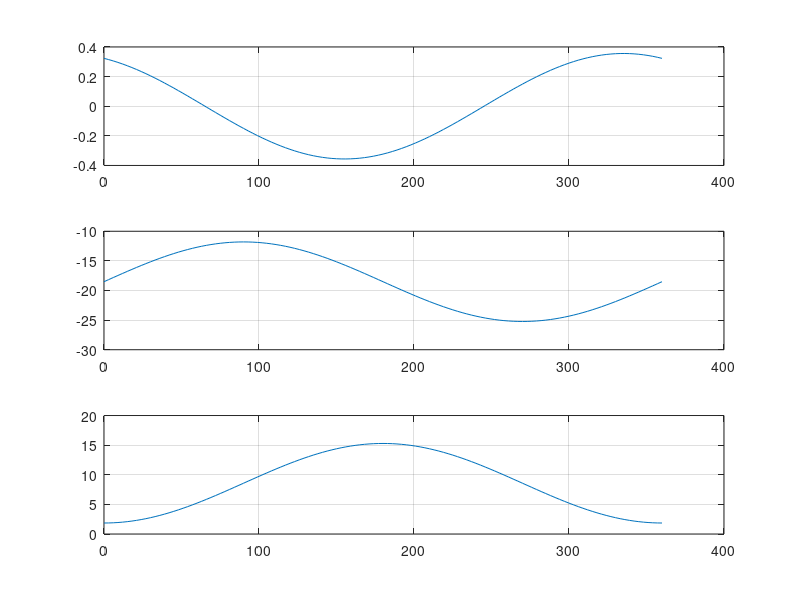
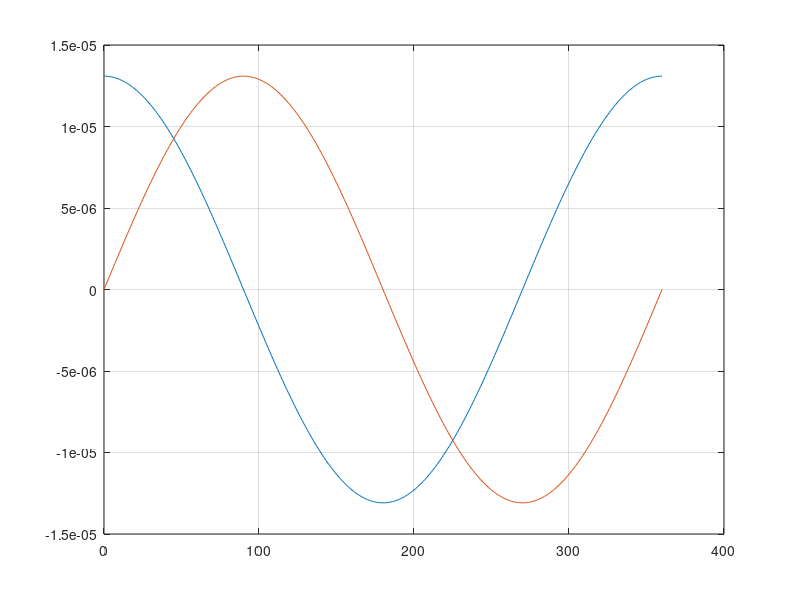
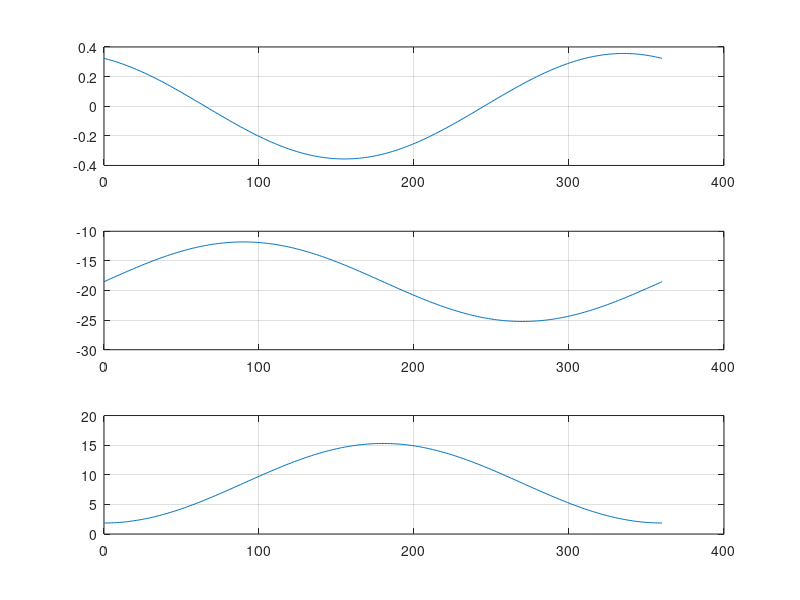

Here is the MATLAB script that generated these plots, in order:
clear

d=pi/180;
Time= 50 * 60; %50 minutes

d_alpha=3*pi/180;
a=0:d_alpha:2*pi;

x=0;
y=0.00381;
z=0.00823;

% y=0.0041;
% z=0.0085;
% 
% a=0;

MMSx=(cos(a)*sin(d)*z-sin(a)*sin(d)*y)*Time*0.75;
MMSy=(sin(a)*sin(d)*0.171-cos(d)*z)*Time*0.75;
MMSz=(cos(d)*y-cos(a)*sin(d)*0.171)*Time*0.75;

figure()
set(gcf,'color','w');
    subplot(3,1,1)
    plot(a*180/pi,MMSx);
    grid on
    subplot(3,1,2)
    plot(a*180/pi,MMSy);
    grid on
    subplot(3,1,3)
    plot(a*180/pi,MMSz);
    grid on
    
%% Calc 2
clear

d=pi/180;           %deviation in rads of the thruster wrt to x axis in plane XY
Time= 50 * 60;      %time in seconds (50 minutes)

%the deviation is of d=1 degree
F=0.75*[cos(d);sin(d);0]*1e-3;
y=3.81;             %Distance from the geometric center y axis in mm
z=8.23;             %Distance from the geometric center z axis in mm
D=[171;y;z]/1e3;    %Distance from the geometric center in m

%the rotation of a degrees the force around x axis 
step_angle=1;
a=0;F_rot=[0;0;0];MMS=[0;0;0];
for i=1:360/step_angle+1
    alpha=step_angle*(i-1)*pi/180;
    a(i)=alpha*180/pi;
    R=[ 1    0            0;...
        0    cos(alpha)  -sin(alpha);...
        0    sin(alpha)   cos(alpha)];
F_rot(:,i)=R*F;
MMS(:,i)=cross(F_rot(:,i),D)*1e3*Time;
end


figure()
set(gcf,'color','w');
plot(a,F_rot(2,:))
hold on
plot(a,F_rot(3,:))
%plot(a,F_rot(1,:))
grid on

MMSx=MMS(1,:);
MMSy=MMS(2,:);
MMSz=MMS(3,:);

figure()
set(gcf,'color','w');
    subplot(3,1,1)
    plot(a,MMSx);
    grid on
    subplot(3,1,2)
    plot(a,MMSy);
    grid on
    subplot(3,1,3)
    plot(a,MMSz);
    grid on
